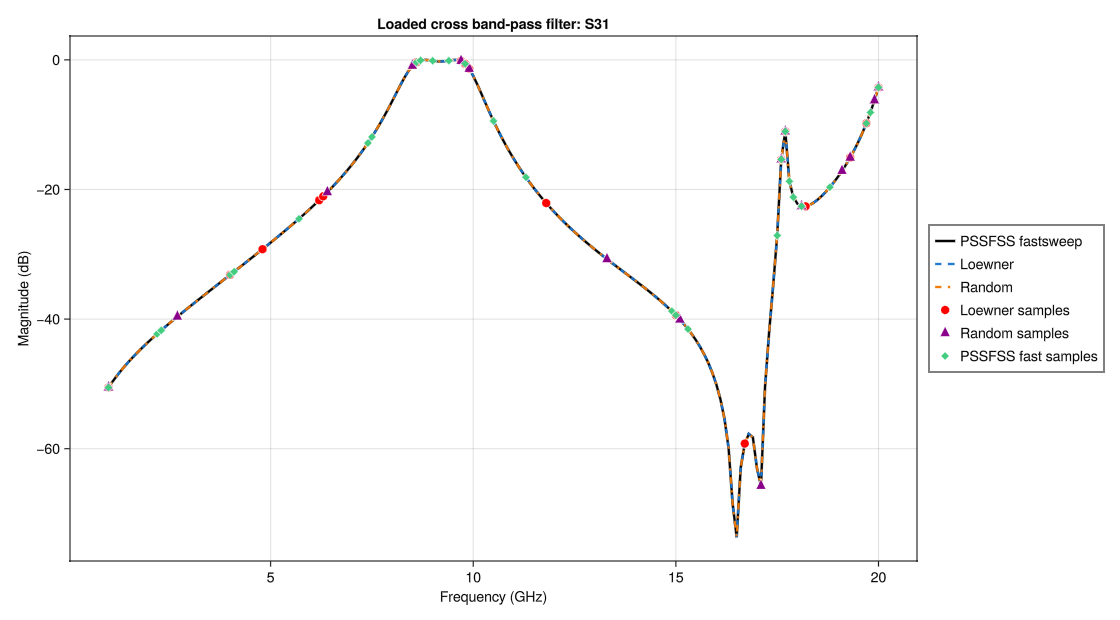

Generate this figure with Julia:
include(joinpath(@__DIR__, "common.jl"))

function band_pass_filter_case(; nfreq = 191, ntri = 1200)
    sheet = loadedcross(;
        class = 'M',
        w = 0.023,
        L1 = 0.8,
        L2 = 0.14,
        s1 = [0.861, 0.0],
        s2 = [0.0, 0.861],
        ntri,
        units = cm,
    )

    strata = [
        Layer()
        Layer(ϵᵣ = 1.3, width = 1.1cm)
        sheet
        Layer(ϵᵣ = 1.9, width = 0.6cm)
        sheet
        Layer(ϵᵣ = 1.3, width = 1.1cm)
        Layer()
    ]

    return strata, collect(range(1.0, 20.0, length = nfreq)), (ϕ = 0, θ = 0)
end

function run(; nfreq = 191, ntri = 1200, seed = 1, run_direct = false, options = DEFAULT_SWEEP_OPTIONS)
    strata, freqs, steering = band_pass_filter_case(; nfreq, ntri)
    return run_sweep_comparison(
        strata,
        freqs,
        steering;
        label = "Loaded cross band-pass filter",
        options,
        seed,
        run_direct,
    )
end


results = run();
plot_comparison(results; i = 3, j = 1, savepath = joinpath(@__DIR__, "band_pass_filter.png"))
